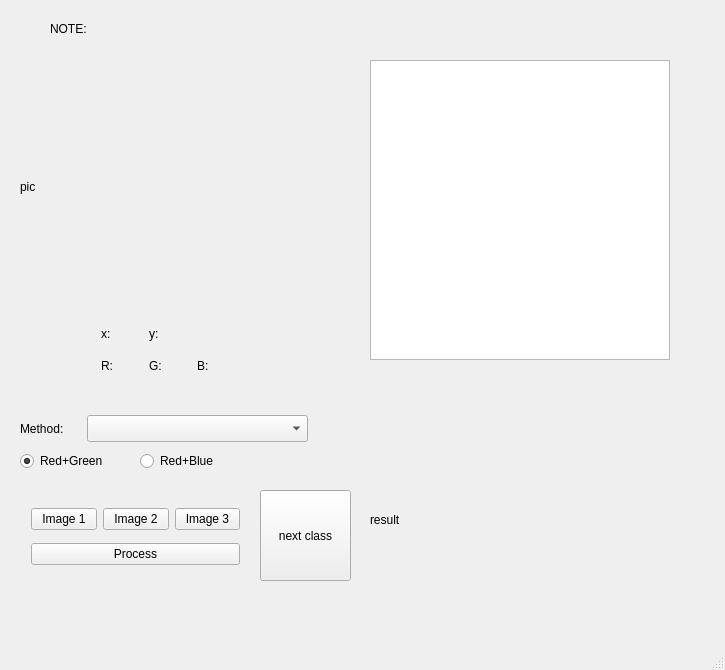
<?xml version="1.0" encoding="UTF-8"?>
<ui version="4.0">
 <class>MainWindow</class>
 <widget class="QMainWindow" name="MainWindow">
  <property name="geometry">
   <rect>
    <x>0</x>
    <y>0</y>
    <width>725</width>
    <height>670</height>
   </rect>
  </property>
  <property name="contextMenuPolicy">
   <enum>Qt::ActionsContextMenu</enum>
  </property>
  <property name="windowTitle">
   <string>MainWindow</string>
  </property>
  <widget class="QWidget" name="centralWidget">
   <widget class="QLabel" name="initial_pic">
    <property name="geometry">
     <rect>
      <x>20</x>
      <y>70</y>
      <width>332</width>
      <height>234</height>
     </rect>
    </property>
    <property name="text">
     <string>pic</string>
    </property>
   </widget>
   <widget class="QWidget" name="gridLayoutWidget">
    <property name="geometry">
     <rect>
      <x>20</x>
      <y>490</y>
      <width>231</width>
      <height>95</height>
     </rect>
    </property>
    <layout class="QGridLayout" name="gridLayout">
     <item row="0" column="2">
      <widget class="QPushButton" name="img3">
       <property name="text">
        <string>Image 3</string>
       </property>
      </widget>
     </item>
     <item row="2" column="0" colspan="3">
      <widget class="QPushButton" name="process">
       <property name="text">
        <string>Process</string>
       </property>
      </widget>
     </item>
     <item row="0" column="0">
      <widget class="QPushButton" name="img1">
       <property name="text">
        <string>Image 1</string>
       </property>
      </widget>
     </item>
     <item row="0" column="1">
      <widget class="QPushButton" name="img2">
       <property name="text">
        <string>Image 2</string>
       </property>
      </widget>
     </item>
    </layout>
   </widget>
   <widget class="QGraphicsView" name="graphicsView">
    <property name="geometry">
     <rect>
      <x>370</x>
      <y>60</y>
      <width>300</width>
      <height>300</height>
     </rect>
    </property>
    <property name="sizePolicy">
     <sizepolicy hsizetype="Expanding" vsizetype="Expanding">
      <horstretch>0</horstretch>
      <verstretch>0</verstretch>
     </sizepolicy>
    </property>
    <property name="mouseTracking">
     <bool>false</bool>
    </property>
    <property name="verticalScrollBarPolicy">
     <enum>Qt::ScrollBarAsNeeded</enum>
    </property>
    <property name="horizontalScrollBarPolicy">
     <enum>Qt::ScrollBarAsNeeded</enum>
    </property>
   </widget>
   <widget class="QLabel" name="process_pic">
    <property name="geometry">
     <rect>
      <x>370</x>
      <y>370</y>
      <width>300</width>
      <height>300</height>
     </rect>
    </property>
    <property name="text">
     <string>result</string>
    </property>
   </widget>
   <widget class="QComboBox" name="comboBox">
    <property name="geometry">
     <rect>
      <x>87</x>
      <y>415</y>
      <width>221</width>
      <height>27</height>
     </rect>
    </property>
   </widget>
   <widget class="QLabel" name="label">
    <property name="geometry">
     <rect>
      <x>20</x>
      <y>420</y>
      <width>67</width>
      <height>17</height>
     </rect>
    </property>
    <property name="text">
     <string>Method:</string>
    </property>
   </widget>
   <widget class="QWidget" name="gridLayoutWidget_2">
    <property name="geometry">
     <rect>
      <x>90</x>
      <y>310</y>
      <width>160</width>
      <height>80</height>
     </rect>
    </property>
    <layout class="QGridLayout" name="gridLayout_2">
     <item row="0" column="0">
      <widget class="QLabel" name="x">
       <property name="text">
        <string>x:</string>
       </property>
      </widget>
     </item>
     <item row="0" column="1">
      <widget class="QLabel" name="y">
       <property name="text">
        <string>y:</string>
       </property>
      </widget>
     </item>
     <item row="1" column="1">
      <widget class="QLabel" name="G">
       <property name="text">
        <string>G:</string>
       </property>
      </widget>
     </item>
     <item row="1" column="0">
      <widget class="QLabel" name="R">
       <property name="text">
        <string>R:</string>
       </property>
      </widget>
     </item>
     <item row="1" column="2">
      <widget class="QLabel" name="B">
       <property name="text">
        <string>B:</string>
       </property>
      </widget>
     </item>
    </layout>
   </widget>
   <widget class="QRadioButton" name="radioButton_rg">
    <property name="geometry">
     <rect>
      <x>20</x>
      <y>450</y>
      <width>111</width>
      <height>22</height>
     </rect>
    </property>
    <property name="text">
     <string>Red+Green</string>
    </property>
    <property name="checked">
     <bool>true</bool>
    </property>
   </widget>
   <widget class="QRadioButton" name="radioButton_rb">
    <property name="geometry">
     <rect>
      <x>140</x>
      <y>450</y>
      <width>91</width>
      <height>22</height>
     </rect>
    </property>
    <property name="text">
     <string>Red+Blue</string>
    </property>
   </widget>
   <widget class="QLabel" name="note">
    <property name="geometry">
     <rect>
      <x>50</x>
      <y>20</y>
      <width>631</width>
      <height>17</height>
     </rect>
    </property>
    <property name="text">
     <string>NOTE:</string>
    </property>
   </widget>
   <widget class="QPushButton" name="next">
    <property name="geometry">
     <rect>
      <x>260</x>
      <y>490</y>
      <width>91</width>
      <height>91</height>
     </rect>
    </property>
    <property name="text">
     <string>next class</string>
    </property>
   </widget>
  </widget>
  <widget class="QMenuBar" name="menuBar">
   <property name="geometry">
    <rect>
     <x>0</x>
     <y>0</y>
     <width>725</width>
     <height>25</height>
    </rect>
   </property>
  </widget>
  <widget class="QStatusBar" name="statusBar"/>
 </widget>
 <layoutdefault spacing="6" margin="11"/>
 <resources/>
 <connections/>
</ui>
